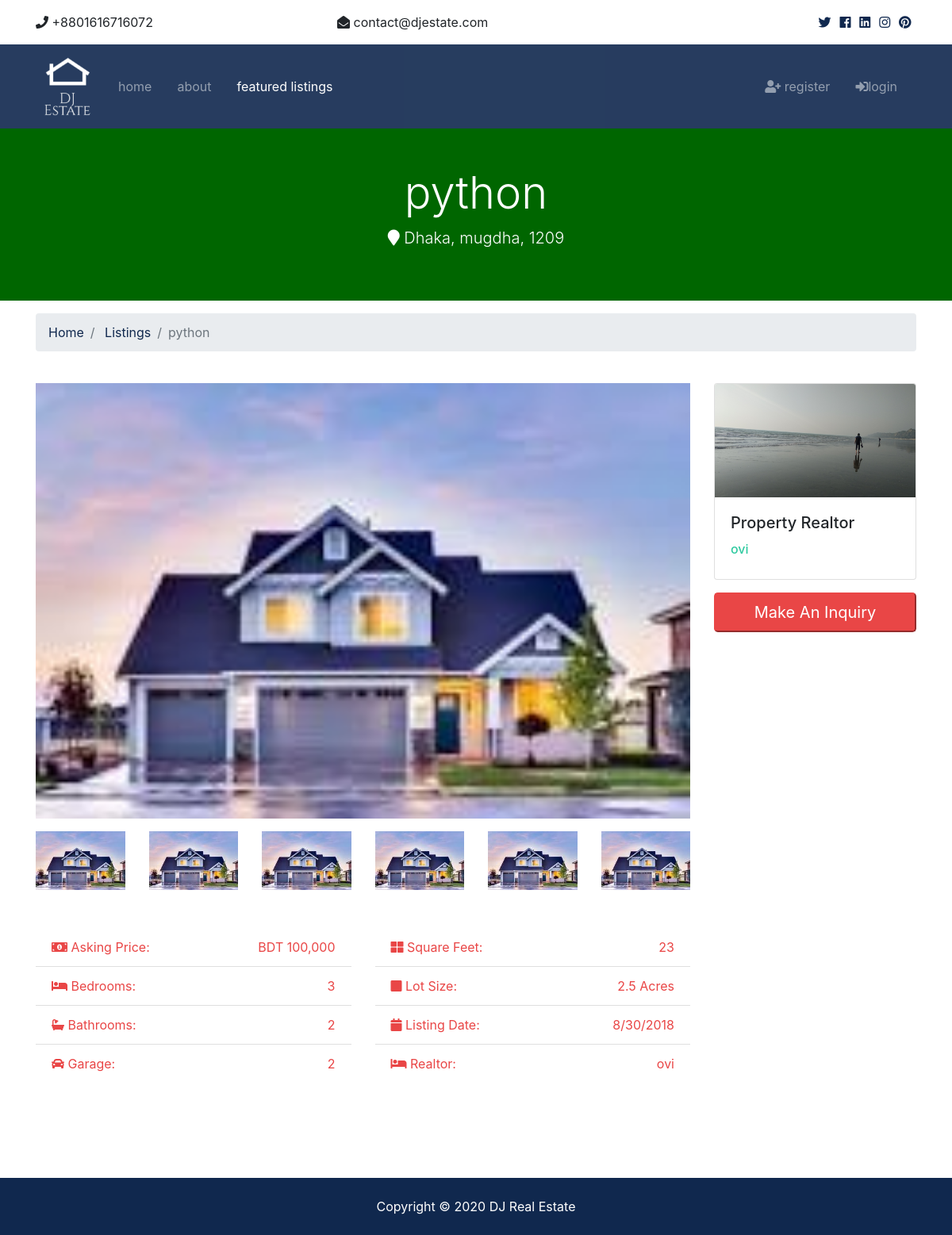
The app's page /Listings/5 with its own data.
### Listings/models.py (models this page shows)
class Listing(models.Model):
    realtor= models.ForeignKey(Realtor,on_delete=models.DO_NOTHING)
    title=models.CharField(max_length=200)
    address=models.CharField(max_length=200)
    city=models.CharField(max_length=150)
    state=models.CharField(max_length=150)
    zipcode=models.CharField(max_length=150)
    des2 = models.TextField(blank=True, verbose_name='Description')
    price=models.IntegerField()
    bedroom=models.IntegerField()
    garage=models.BooleanField()
    sqft=models.IntegerField()
    lot_size=models.DecimalField(decimal_places=2,max_digits=6)
    is_published=models.BooleanField()
    photo_main = models.ImageField(upload_to='photos/%y/%m/%d')
    photo_1 = models.ImageField(upload_to='photos/%y/%m/%d')
    photo_2 = models.ImageField(upload_to='photos/%y/%m/%d')
    photo_3 = models.ImageField(upload_to='photos/%y/%m/%d')
    photo_4 = models.ImageField(upload_to='photos/%y/%m/%d')
    photo_5 = models.ImageField(upload_to='photos/%y/%m/%d')
    photo_6 = models.ImageField(upload_to='photos/%y/%m/%d')
    list_date=models.DateTimeField(auto_now_add=True)
    update=models.DateTimeField(auto_now=True)
    def __str__(self):
        return self.title
    class Meta:
        ordering = ('-list_date',)

### Realtors/models.py (models this page shows)
class Realtor(models.Model):
    name=models.CharField(max_length=200)
    photo=models.ImageField(upload_to='photos/%y/%m/%d')
    des1=models.TextField(blank=True,verbose_name='Description')
    email=models.EmailField()
    is_mvp = models.BooleanField(default=False)
    phone=models.CharField(max_length=200)
    message=models.CharField(max_length=200)
    contact_date=models.DateTimeField(auto_now_add=True)
    def __str__(self):
      return  self.name
    class Meta:
        ordering = ['-contact_date']

### Listings/views.py (the view)
# urls.py: path('<int:listing_id>',views.listing,name='listing'),
def listing(request,listing_id):
    listing_ = Listing.objects.get(id=listing_id)
    return render(request, 'Listings/listing.html', {'listing': listing_})

### Templates/Listings/listing.html (shortened to what this page needs)
{% extends 'base.html' %}
{% load humanize %}
{% block content %}
  <section id="showcase-inner" class="py-5 text-white">
    <div class="container">
      <div class="row text-center">
        <div class="col-md-12">
          <h1 class="display-4">{{listing}}</h1>
          <p class="lead">
            <i class="fas fa-map-marker"></i> {{listing.city}}, {{listing.state}}, {{listing.zipcode}}</p>
        </div>
      </div>
    </div>
  </section>
  <section id="bc" class="mt-3">
    <div class="container">
      <nav>
        <ol class="breadcrumb">
          <li class="breadcrumb-item">
            <a href="{% url 'index' %}">Home</a>
          </li>
          <li class="breadcrumb-item">
            <a href="{% url 'listings_index' %}">Listings</a>
          </li>
          <li class="breadcrumb-item active">{{listing}}</li>
        </ol>
      </nav>
    </div>
  </section>
  <section id="listing" class="py-4">
    <div class="container">
      <div class="row">
        <div class="col-md-9">
          <img src="{{ listing.photo_main.url }}" alt="" class="img-main img-fluid mb-3">
          <div class="row mb-5 thumbs">
            <div class="col-md-2">
              <a href="{{ listing.photo_1.url }}" data-lightbox="home-images">
                <img src="{{ listing.photo_1.url }}" alt="" class="img-fluid">
              </a>
            </div>
            <div class="col-md-2">
              <a href="{{ listing.photo_2.url }}" data-lightbox="home-images">
                <img src="{{ listing.photo_2.url }}" alt="" class="img-fluid">
              </a>
            </div>
            <div class="col-md-2">
              <a href="{{ listing.photo_3.url }}" data-lightbox="home-images">
                <img src="{{ listing.photo_3.url }}" alt="" class="img-fluid">
              </a>
            </div>
            <div class="col-md-2">
              <a href="{{ listing.photo_4.url }}" data-lightbox="home-images">
                <img src="{{ listing.photo_4.url }}" alt="" class="img-fluid">
              </a>
            </div>
            <div class="col-md-2">
              <a href="{{ listing.photo_5.url }}" data-lightbox="home-images">
                <img src="{{ listing.photo_5.url }}" alt="" class="img-fluid">
              </a>
            </div>
            <div class="col-md-2">
              <a href="{{ listing.photo_6.url }}" data-lightbox="home-images">
                <img src="{{ listing.photo_6.url }}" alt="" class="img-fluid">
              </a>
            </div>
          </div>
          <div class="row mb-5 fields">
            <div class="col-md-6">
              <ul class="list-group list-group-flush">
                <li class="list-group-item text-danger">
                  <i class="fas fa-money-bill-alt"></i> Asking Price:
                  <span class="float-right">BDT {{ listing.price | intcomma }}</span>
                </li>
                <li class="list-group-item text-danger">
                  <i class="fas fa-bed"></i> Bedrooms:
                  <span class="float-right">3</span>
                </li>
                <li class="list-group-item text-danger">
                  <i class="fas fa-bath"></i> Bathrooms:
                  <span class="float-right">2</span>
                </li>
                <li class="list-group-item text-danger">
                  <i class="fas fa-car"></i> Garage:
                  <span class="float-right">2
                  </span>
                </li>
              </ul>
            </div>
            <div class="col-md-6">
              <ul class="list-group list-group-flush">
                <li class="list-group-item text-danger">
                  <i class="fas fa-th-large"></i> Square Feet:
                  <span class="float-right">{{ listing.sqft | intcomma }}</span>
                </li>
                <li class="list-group-item text-danger">
                  <i class="fas fa-square"></i> Lot Size:
                  <span class="float-right">2.5 Acres
                  </span>
                </li>
                <li class="list-group-item text-danger">
                  <i class="fas fa-calendar"></i> Listing Date:
                  <span class="float-right">8/30/2018</span>
                </li>
                <li class="list-group-item text-danger">
                  <i class="fas fa-bed"></i> Realtor:
                  <span class="float-right">{{ listing.realtor }}
                  </span>
                </li>
              </ul>
            </div>
          </div>
        </div>
        <div class="col-md-3">
          <div class="card mb-3">
            <img class="card-img-top" src="{{ listing.realtor.photo.url }}" alt="{{ listing }}">
            <div class="card-body">
              <h5 class="card-title">Property Realtor</h5>
              <h6 class="text-secondary">{{ listing.realtor.name }}</h6>
            </div>
          </div>
          <button class="btn-danger btn-block btn-lg" data-toggle="modal" data-target="#inquiryModal">Make An Inquiry</button>
        </div>
      </div>
    </div>
  </section>
{% endblock %}

### djworkshop/static/css/all.css (style rules this page uses)
.fa, .fas, .far, .fal, .fab { -moz-osx-font-smoothing: grayscale; -webkit-font-smoothing: antialiased; display: inline-block; font-style: normal; font-variant: normal; text-rendering: auto; line-height: 1; }
.fa-bath:before { content: "\f2cd"; }
.fa-bed:before { content: "\f236"; }
.fa-calendar:before { content: "\f133"; }
.fa-car:before { content: "\f1b9"; }
.fa-map-marker:before { content: "\f041"; }
.fa-money-bill-alt:before { content: "\f3d1"; }
.fa-square:before { content: "\f0c8"; }
.fa-th-large:before { content: "\f009"; }
.fa, .fas { font-family: 'Font Awesome 5 Free'; font-weight: 900; }

### djworkshop/static/css/style.css (style rules this page uses)
img { width: 100%; }
#showcase-inner { background: url(../img/building.jpg) no-repeat top center fixed/cover; position: relative; overflow: hidden; min-height: 200px; }
#showcase-inner::before { content: ''; position: absolute; top: 0; left: 0; min-height: 100%; width: 100%; background: rgb(0, 102, 0); }

### records on screen
Listing: title "python", city "Dhaka", state "mugdha", zipcode "1209", photo_main (picture), photo_1 (picture), photo_2 (picture), photo_3 (picture), photo_4 (picture), photo_5 (picture), photo_6 (picture), price "100,000", sqft "23", realtor "ovi", realtor.photo (picture), realtor.name "ovi"
